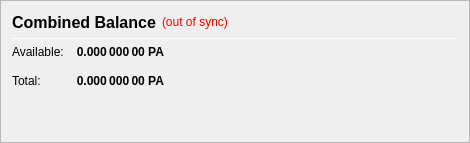
                   <widget class="QFrame" name="frame_CombinedBalances">
                    <property name="minimumSize">
                     <size>
                      <width>470</width>
                      <height>0</height>
                     </size>
                    </property>
                    <property name="frameShape">
                     <enum>QFrame::StyledPanel</enum>
                    </property>
                    <property name="frameShadow">
                     <enum>QFrame::Raised</enum>
                    </property>
                    <layout class="QVBoxLayout" name="verticalLayout_5">
                     <item>
                      <layout class="QHBoxLayout" name="horizontalLayout_5" stretch="0,0,0">
                       <item>
                        <widget class="QLabel" name="label_5z">
                         <property name="minimumSize">
                          <size>
                           <width>0</width>
                           <height>20</height>
                          </size>
                         </property>
                         <property name="font">
                          <font>
                           <pointsize>12</pointsize>
                           <weight>75</weight>
                           <bold>true</bold>
                          </font>
                         </property>
                         <property name="toolTip">
                          <string>Combined Balance (including unconfirmed and immature coins)</string>
                         </property>
                         <property name="text">
                          <string>Combined Balance</string>
                         </property>
                        </widget>
                       </item>
                       <item>
                        <widget class="QLabel" name="labelWalletStatus">
                         <property name="cursor">
                          <cursorShape>WhatsThisCursor</cursorShape>
                         </property>
                         <property name="toolTip">
                          <string>The displayed information may be out of date. Your wallet automatically synchronizes with the Polar network after a connection is established, but this process has not completed yet.</string>
                         </property>
                         <property name="styleSheet">
                          <string notr="true">QLabel { color: red; }</string>
                         </property>
                         <property name="text">
                          <string notr="true">(out of sync)</string>
                         </property>
                         <property name="alignment">
                          <set>Qt::AlignLeading|Qt::AlignLeft|Qt::AlignVCenter</set>
                         </property>
                        </widget>
                       </item>
                       <item>
                        <spacer name="horizontalSpacer_1">
                         <property name="orientation">
                          <enum>Qt::Horizontal</enum>
                         </property>
                         <property name="sizeHint" stdset="0">
                          <size>
                           <width>40</width>
                           <height>20</height>
                          </size>
                         </property>
                        </spacer>
                       </item>
                      </layout>
                     </item>
                     <item>
                      <widget class="Line" name="line_CombinedBalance">
                       <property name="minimumSize">
                        <size>
                         <width>0</width>
                         <height>1</height>
                        </size>
                       </property>
                       <property name="maximumSize">
                        <size>
                         <width>16777215</width>
                         <height>1</height>
                        </size>
                       </property>
                       <property name="orientation">
                        <enum>Qt::Horizontal</enum>
                       </property>
                      </widget>
                     </item>
                     <item>
                      <layout class="QGridLayout" name="gridLayout_3">
                       <property name="spacing">
                        <number>12</number>
                       </property>
                       <item row="1" column="0">
                        <widget class="QLabel" name="labelBalanceTextz">
                         <property name="text">
                          <string>Available:</string>
                         </property>
                        </widget>
                       </item>
                       <item row="1" column="1">
                        <widget class="QLabel" name="labelBalancez">
                         <property name="font">
                          <font>
                           <weight>75</weight>
                           <bold>true</bold>
                          </font>
                         </property>
                         <property name="cursor">
                          <cursorShape>IBeamCursor</cursorShape>
                         </property>
                         <property name="toolTip">
                          <string>Your current spendable balance</string>
                         </property>
                         <property name="text">
                          <string notr="true">0.000 000 00 PA</string>
                         </property>
                         <property name="alignment">
                          <set>Qt::AlignRight|Qt::AlignTrailing|Qt::AlignVCenter</set>
                         </property>
                         <property name="textInteractionFlags">
                          <set>Qt::LinksAccessibleByMouse|Qt::TextSelectableByKeyboard|Qt::TextSelectableByMouse</set>
                         </property>
                        </widget>
                       </item>
                       <item row="2" column="0">
                        <widget class="QLabel" name="labelTotalTextz">
                         <property name="text">
                          <string>Total:</string>
                         </property>
                        </widget>
                       </item>
                       <item row="2" column="1">
                        <widget class="QLabel" name="labelTotalz">
                         <property name="font">
                          <font>
                           <weight>75</weight>
                           <bold>true</bold>
                          </font>
                         </property>
                         <property name="cursor">
                          <cursorShape>IBeamCursor</cursorShape>
                         </property>
                         <property name="toolTip">
                          <string>Total Balance, including all unavailable coins.</string>
                         </property>
                         <property name="text">
                          <string notr="true">0.000 000 00 PA</string>
                         </property>
                         <property name="alignment">
                          <set>Qt::AlignRight|Qt::AlignTrailing|Qt::AlignVCenter</set>
                         </property>
                         <property name="textInteractionFlags">
                          <set>Qt::LinksAccessibleByMouse|Qt::TextSelectableByKeyboard|Qt::TextSelectableByMouse</set>
                         </property>
                        </widget>
                       </item>
                       <item row="2" column="3">
                        <spacer name="horizontalSpacer_2">
                         <property name="orientation">
                          <enum>Qt::Horizontal</enum>
                         </property>
                         <property name="sizeHint" stdset="0">
                          <size>
                           <width>40</width>
                           <height>20</height>
                          </size>
                         </property>
                        </spacer>
                       </item>
                      </layout>
                     </item>
                     <item>
                      <spacer name="verticalSpacer_1">
                       <property name="orientation">
                        <enum>Qt::Vertical</enum>
                       </property>
                       <property name="sizeHint" stdset="0">
                        <size>
                         <width>20</width>
                         <height>40</height>
                        </size>
                       </property>
                      </spacer>
                     </item>
                    </layout>
                   </widget>
